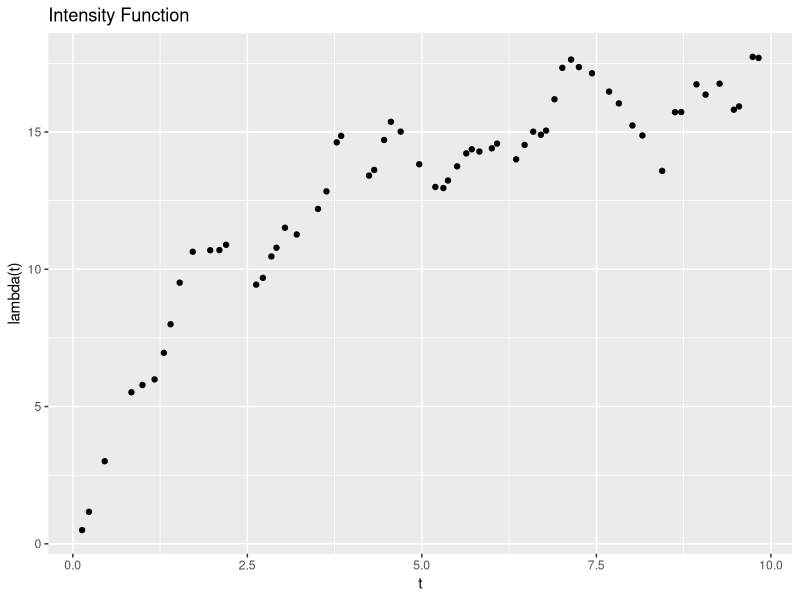
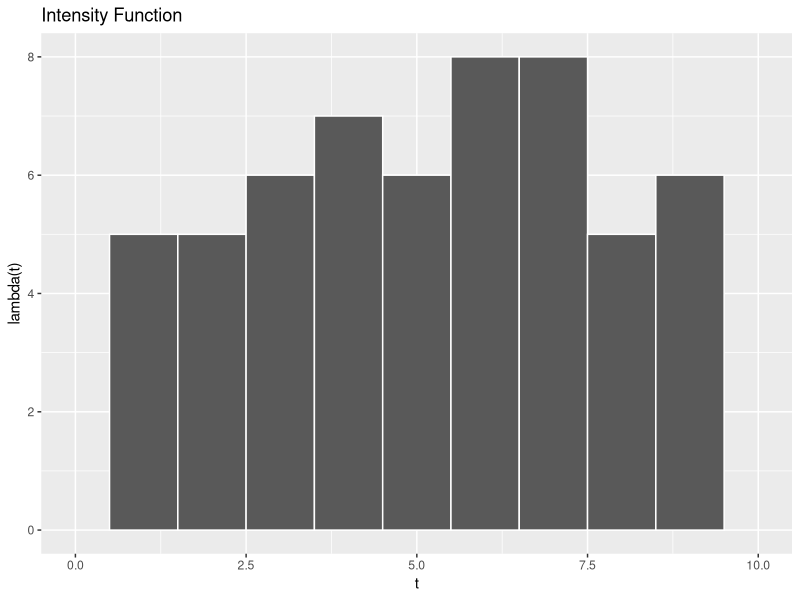
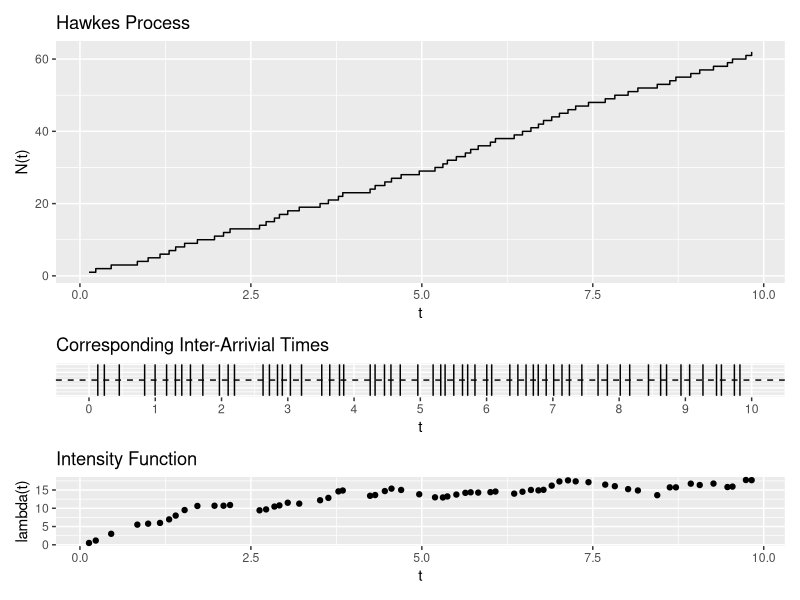
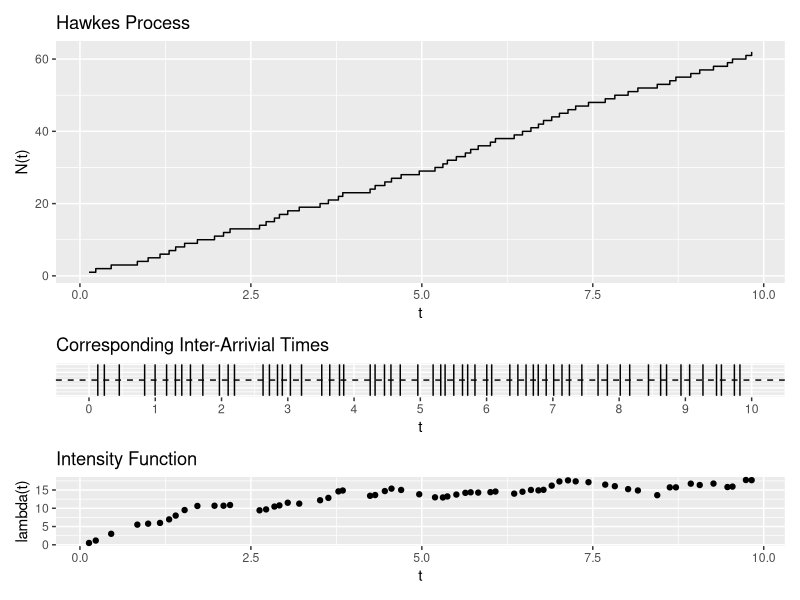
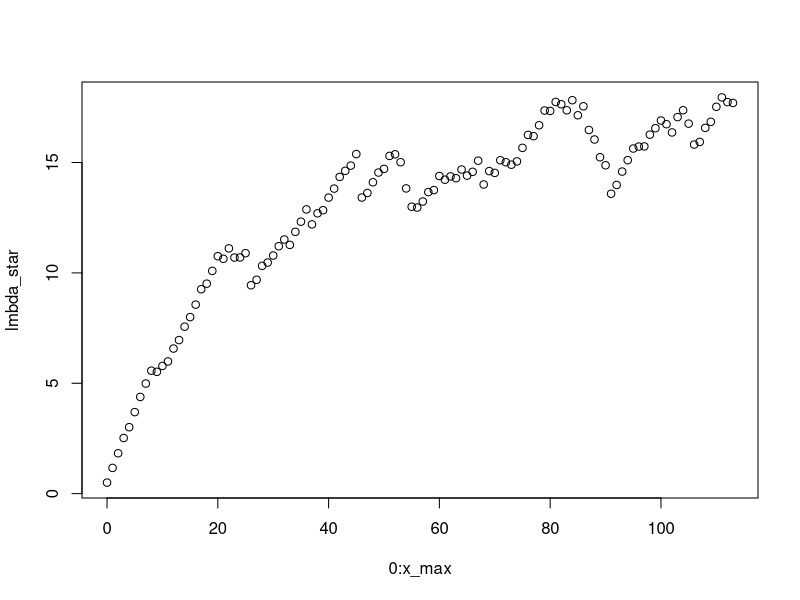
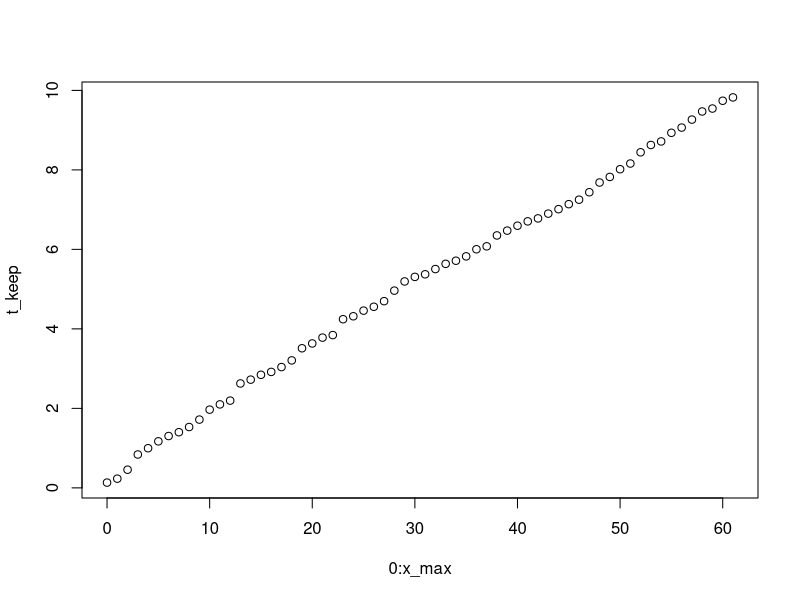

Recreate these plots in R, in order.
## ---- chunk 1
library(tidyverse)
library(ggplot2)
library(patchwork)
## ---- chunk 2
# Simuluate HPP
set.seed(1) # for reproducibility

t_max <- 10
t <- 0

lmbda <- 10

t_vec <- numeric(0) # vector of t # consider change it to t_vec

while(t <= t_max){
  u       <- runif(1)
  t       <-  t - log(u)/lmbda                # t ~ exp(1/lambda)
  if(t < t_max) {
    t_vec <- c(t_vec,t)
  }
}
## ---- chunk 3
# Writing the thinning algorithm using James's way 

# Initialize
# Note that mu > 0 and 0 < alpha < beta ??
mu = 0.5
alpha = 0.7
beta = 0.5

# Create lambda(t) function
lmbda_fun <- function(time){
  diff = time - t_vec
  diff = diff[diff > 0]
  a = sum(alpha * exp(-beta * diff)) 
  out = mu + a 
  return(out)
}

# Apply the lmbda_fun function
lmbda_star <- sapply(X = t_vec, FUN = lmbda_fun)
length(lmbda_star)
## ---- chunk 4
# lmbda_star #114
## ---- chunk 5
# t_vec # 114
## ---- chunk 6
# t_vec[runif(length(prob_keep)) < min(prob_keep, 1)] #75 
## ---- chunk 7
# lmbda_star[runif(length(prob_keep)) < min(prob_keep, 1)] #75 
## ---- chunk 8
set.seed(1)
lmbda <- 10
prob_keep <- lmbda / lmbda_star
#t_keep <- t_vec[runif(length(prob_keep)) < min(prob_keep, 1)]
check <- runif(length(prob_keep)) < min(prob_keep, 1)
lmdba_keep <- lmbda_star[check]
t_keep <- t_vec[check]
length(lmdba_keep)
length(t_keep)
## ---- chunk 9
# Plot Hawkes
# Create a df
df_Hawkes = tibble(
  x = t_keep, 
  y = 1:(length(t_keep)), #0:(length(X) - 1)
  lmbda = lmdba_keep
)

p_Hawkes <- ggplot(data=df_Hawkes, mapping=aes(x=x, y=y)) +
  geom_step() + 
  labs(title = "Hawkes Process", 
       x = "t", 
       y = "N(t)")
#p_Hawkes
## ---- chunk 10
# Plot time plot
p_Hawkes_time <- ggplot(data=df_Hawkes, mapping=aes(x=x, ymin = -0.5, ymax = 0.5)) +
  geom_linerange() + 
  geom_hline(aes(yintercept = 0), linetype = "dashed") + 
  labs(title = "Corresponding Inter-Arrivial Times", 
       x = "t", 
       y = "") +
  scale_x_continuous(limits = c(0, 10), breaks = seq(0, 10, by = 1)) + 
  theme(axis.text.y=element_blank(), axis.ticks.y=element_blank())
#p_Hawkes_time
## ---- chunk 11
# Plot lambda_star vs t
p_Hawkes_Int <- ggplot(df_Hawkes, aes(x=x, y=lmbda)) + # y is not right 
  geom_point() +
  labs(title = "Intensity Function",
       x = "t", 
       y = "lambda(t)") 
p_Hawkes_Int
## ---- chunk 12
# Plot lambda (rate)
p_Hawkes_hist <- ggplot(data=df_Hawkes, mapping=aes(x=x)) + 
  geom_histogram(bins = 11, color = "white") + 
  labs(title = "Intensity Function",
       x = "t", 
       y = "lambda(t)") + 
  xlim(0, 10) # so that scale lines up
p_Hawkes_hist
## ---- chunk 13
# # Combine plots
# require(gridExtra)
# grid.arrange(p_Hawkes, p_Hawkes_time)
p_Hawkes / p_Hawkes_time / p_Hawkes_Int + plot_layout(heights = c(0.7, 0.1, 0.2))
## ---- chunk 14
# Save output and adjust size
png(file = '/Users/franceslinyc/Hawkes-Process-2021/results/plot_1D_Hawkes.png', width = 450*2, height = 450*0.8)
p_Hawkes / p_Hawkes_time / p_Hawkes_Int + plot_layout(heights = c(0.7, 0.1, 0.2))
## ---- chunk 15
# while(t <= t_max){
#   if(runif(1) < min(lmbda/lmbda_star, 1)){
#     X_keep <- c(X, t)
#   }
#   return(X_keep)
# }
## ---- chunk 16
# Plot lmbda_star
# Not thinned yet
length(lmbda_star) #114
x_max = length(lmbda_star) - 1
plot(x = 0:x_max, y = lmbda_star)
lmbda_star
## ---- chunk 17
# Plot lmbda_star
# Not thinned yet
length(t_keep) # 75
x_max = length(t_keep) - 1
plot(x = 0:x_max, y = t_keep)
